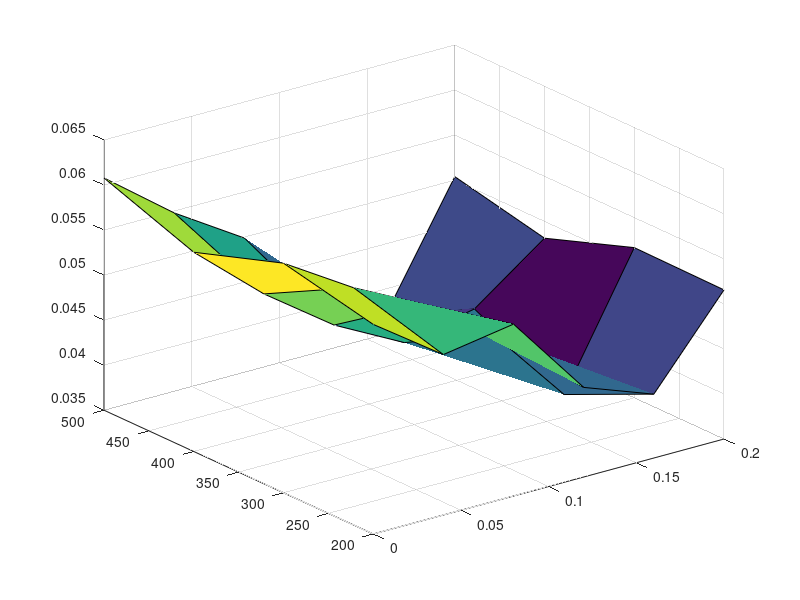

Write MATLAB code to recreate this figure.
[X,Y] = meshgrid([0 0.04 0.08 0.12 0.16 0.2],[200 300 400 500]);

Xq = 0:.005:0.2; Yq = 200:10:500;
[Xq,Yq] = meshgrid(Xq,Yq);

Z = [0.05827221 0.05280859 0.05407983 0.04494778 0.04209002 0.05155596;
    0.06048600 0.05564977 0.05170196 0.04617901 0.03746718 0.05166917;
    0.05711970 0.05038304 0.04481707 0.04076425 0.04238571 0.04813436;
    0.06078363 0.05479686 0.04990117 0.03917367 0.03692328 0.05038491;]

Zq = interp2(X,Y,Z,Xq,Yq,'spline');
figure
surf(Xq,Yq,Zq)
xlabel('ML thresh');
ylabel('# Shares');
zlabel('Objective')
title('Tuning of ML Buy algorithm', 'FontSize', 14);



surf(X,Y,Z)

